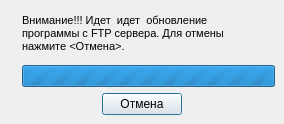
<?xml version="1.0" encoding="UTF-8"?>
<ui version="4.0">
 <class>DialogUpdate</class>
 <widget class="QDialog" name="DialogUpdate">
  <property name="geometry">
   <rect>
    <x>0</x>
    <y>0</y>
    <width>284</width>
    <height>124</height>
   </rect>
  </property>
  <property name="windowTitle">
   <string>Обновление программы</string>
  </property>
  <property name="windowIcon">
   <iconset resource="res.qrc">
    <normaloff>:/about/icons/logo.png</normaloff>:/about/icons/logo.png</iconset>
  </property>
  <layout class="QVBoxLayout" name="verticalLayout">
   <property name="spacing">
    <number>6</number>
   </property>
   <property name="margin">
    <number>9</number>
   </property>
   <item>
    <layout class="QGridLayout" name="gridLayout">
     <item row="0" column="0" rowspan="2">
      <widget class="QLabel" name="labelImage">
       <property name="text">
        <string/>
       </property>
       <property name="pixmap">
        <pixmap resource="res.qrc">:/about/icons/knetconfig.png</pixmap>
       </property>
       <property name="scaledContents">
        <bool>false</bool>
       </property>
       <property name="alignment">
        <set>Qt::AlignCenter</set>
       </property>
      </widget>
     </item>
     <item row="0" column="1">
      <widget class="QLabel" name="labelIText">
       <property name="text">
        <string>&lt;!DOCTYPE HTML PUBLIC &quot;-//W3C//DTD HTML 4.0//EN&quot; &quot;http://www.w3.org/TR/REC-html40/strict.dtd&quot;&gt;
&lt;html&gt;&lt;head&gt;&lt;meta name=&quot;qrichtext&quot; content=&quot;1&quot; /&gt;&lt;style type=&quot;text/css&quot;&gt;
p, li { white-space: pre-wrap; }
&lt;/style&gt;&lt;/head&gt;&lt;body style=&quot; font-family:'Bitstream Vera Sans'; font-size:8pt; font-weight:400; font-style:normal;&quot;&gt;
&lt;p align=&quot;justify&quot; style=&quot; margin-top:0px; margin-bottom:0px; margin-left:0px; margin-right:0px; -qt-block-indent:0; text-indent:0px;&quot;&gt;Внимание!!! Идет  идет  обновление &lt;/p&gt;
&lt;p align=&quot;justify&quot; style=&quot; margin-top:0px; margin-bottom:0px; margin-left:0px; margin-right:0px; -qt-block-indent:0; text-indent:0px;&quot;&gt;программы с FTP сервера. Для отмены &lt;/p&gt;
&lt;p align=&quot;justify&quot; style=&quot; margin-top:0px; margin-bottom:0px; margin-left:0px; margin-right:0px; -qt-block-indent:0; text-indent:0px;&quot;&gt;нажмите &amp;lt;Отмена&amp;gt;.&lt;/p&gt;&lt;/body&gt;&lt;/html&gt;</string>
       </property>
      </widget>
     </item>
     <item row="1" column="1">
      <widget class="QProgressBar" name="progressBar">
       <property name="maximum">
        <number>0</number>
       </property>
       <property name="value">
        <number>-1</number>
       </property>
       <property name="textVisible">
        <bool>false</bool>
       </property>
      </widget>
     </item>
     <item row="2" column="0" colspan="2">
      <layout class="QHBoxLayout" name="horizontalLayoutInfo">
       <item>
        <spacer name="horizontalSpacerLeft">
         <property name="orientation">
          <enum>Qt::Horizontal</enum>
         </property>
         <property name="sizeHint" stdset="0">
          <size>
           <width>40</width>
           <height>20</height>
          </size>
         </property>
        </spacer>
       </item>
       <item>
        <widget class="QPushButton" name="pushButtonCancel">
         <property name="text">
          <string>Отмена</string>
         </property>
        </widget>
       </item>
       <item>
        <spacer name="horizontalSpacerRight">
         <property name="orientation">
          <enum>Qt::Horizontal</enum>
         </property>
         <property name="sizeHint" stdset="0">
          <size>
           <width>40</width>
           <height>20</height>
          </size>
         </property>
        </spacer>
       </item>
      </layout>
     </item>
    </layout>
   </item>
  </layout>
 </widget>
 <resources>
  <include location="res.qrc"/>
 </resources>
 <connections>
  <connection>
   <sender>pushButtonCancel</sender>
   <signal>clicked()</signal>
   <receiver>DialogUpdate</receiver>
   <slot>reject()</slot>
   <hints>
    <hint type="sourcelabel">
     <x>142</x>
     <y>99</y>
    </hint>
    <hint type="destinationlabel">
     <x>141</x>
     <y>61</y>
    </hint>
   </hints>
  </connection>
 </connections>
</ui>
